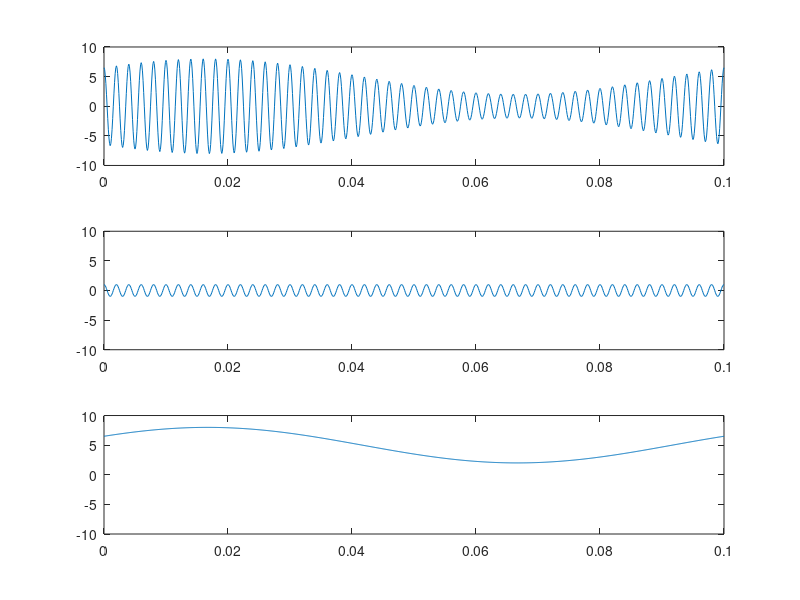

This figure's MATLAB source:
t = linspace(0,0.1,1001);
f_1 = 490;
f_2 = 500;
f_3 = 510;
f_x = 10;
x = cos(2*pi*f_2*t) .* (5 + 3*cos(2*pi*f_x*t - (pi/3)));
c = cos(2*pi*f_2*t);
m = 5 + 3*cos(2*pi*f_x*t - (pi/3)); %%Also include DC
subplot(311),plot(t,x);
ylim([-10 10]);
subplot(312),plot(t,c);
ylim([-10 10]);
subplot(313),plot(t,m);
ylim([-10 10]);